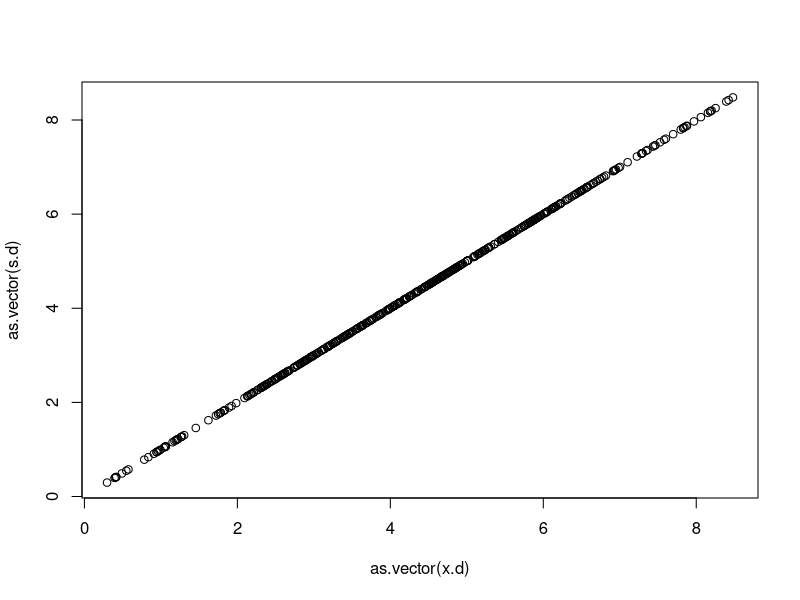
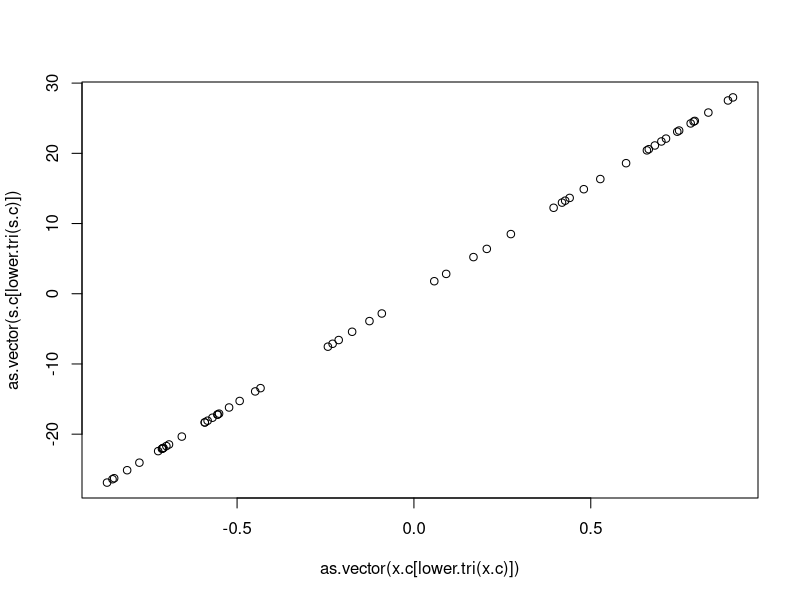

The R source for these figures, in order:
## ---- chunk 1
knitr::opts_chunk$set(
  message = FALSE,
  fig.height = 3, fig.width = 3
)
## ---- chunk 2
x <- scale(mtcars, center = TRUE, scale = TRUE)
sum(x^2)
x.d <- dist(x)
x.c <- cor(x)
s <- svd(x)
s.d <- dist(s$u %*% diag(s$d))
s.c <- s$v %*% diag(s$d^2) %*% t(s$v)
sum(s$d^2)
plot(x = as.vector(x.d), y = as.vector(s.d))
plot(x = as.vector(x.c[lower.tri(x.c)]), y = as.vector(s.c[lower.tri(s.c)]))
